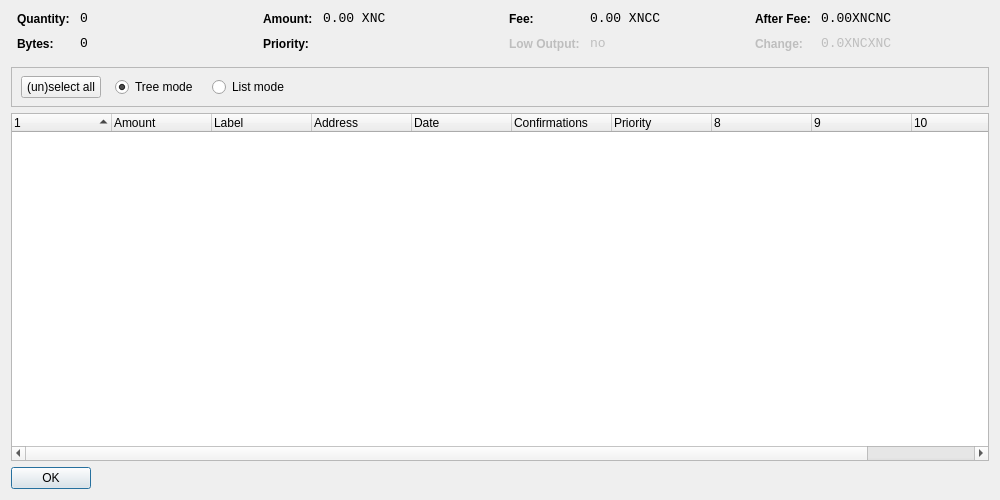
<?xml version="1.0" encoding="UTF-8"?>
<ui version="4.0">
 <class>CoinControlDialog</class>
 <widget class="QDialog" name="CoinControlDialog">
  <property name="geometry">
   <rect>
    <x>0</x>
    <y>0</y>
    <width>1000</width>
    <height>500</height>
   </rect>
  </property>
  <property name="windowTitle">
   <string>Coin Control</string>
  </property>
  <layout class="QVBoxLayout" name="verticalLayout">
   <item>
    <layout class="QHBoxLayout" name="horizontalLayoutTop" stretch="0,0,0,0">
     <property name="topMargin">
      <number>0</number>
     </property>
     <property name="bottomMargin">
      <number>10</number>
     </property>
     <item>
      <layout class="QFormLayout" name="formLayoutCoinControl1">
       <property name="horizontalSpacing">
        <number>10</number>
       </property>
       <property name="verticalSpacing">
        <number>10</number>
       </property>
       <property name="leftMargin">
        <number>6</number>
       </property>
       <property name="rightMargin">
        <number>6</number>
       </property>
       <item row="0" column="0">
        <widget class="QLabel" name="labelCoinControlQuantityText">
         <property name="styleSheet">
          <string notr="true">font-weight:bold;</string>
         </property>
         <property name="text">
          <string>Quantity:</string>
         </property>
        </widget>
       </item>
       <item row="0" column="1">
        <widget class="QLabel" name="labelCoinControlQuantity">
         <property name="font">
          <font>
           <family>Monospace</family>
           <pointsize>10</pointsize>
          </font>
         </property>
         <property name="cursor">
          <cursorShape>IBeamCursor</cursorShape>
         </property>
         <property name="contextMenuPolicy">
          <enum>Qt::ActionsContextMenu</enum>
         </property>
         <property name="text">
          <string notr="true">0</string>
         </property>
         <property name="textInteractionFlags">
          <set>Qt::LinksAccessibleByMouse|Qt::TextSelectableByKeyboard|Qt::TextSelectableByMouse</set>
         </property>
        </widget>
       </item>
       <item row="1" column="0">
        <widget class="QLabel" name="labelCoinControlBytesText">
         <property name="styleSheet">
          <string notr="true">font-weight:bold;</string>
         </property>
         <property name="text">
          <string>Bytes:</string>
         </property>
        </widget>
       </item>
       <item row="1" column="1">
        <widget class="QLabel" name="labelCoinControlBytes">
         <property name="font">
          <font>
           <family>Monospace</family>
           <pointsize>10</pointsize>
          </font>
         </property>
         <property name="cursor">
          <cursorShape>IBeamCursor</cursorShape>
         </property>
         <property name="contextMenuPolicy">
          <enum>Qt::ActionsContextMenu</enum>
         </property>
         <property name="text">
          <string notr="true">0</string>
         </property>
         <property name="textInteractionFlags">
          <set>Qt::LinksAccessibleByMouse|Qt::TextSelectableByKeyboard|Qt::TextSelectableByMouse</set>
         </property>
        </widget>
       </item>
      </layout>
     </item>
     <item>
      <layout class="QFormLayout" name="formLayoutCoinControl2">
       <property name="horizontalSpacing">
        <number>10</number>
       </property>
       <property name="verticalSpacing">
        <number>10</number>
       </property>
       <property name="leftMargin">
        <number>6</number>
       </property>
       <property name="rightMargin">
        <number>6</number>
       </property>
       <item row="0" column="0">
        <widget class="QLabel" name="labelCoinControlAmountText">
         <property name="styleSheet">
          <string notr="true">font-weight:bold;</string>
         </property>
         <property name="text">
          <string>Amount:</string>
         </property>
        </widget>
       </item>
       <item row="0" column="1">
        <widget class="QLabel" name="labelCoinControlAmount">
         <property name="font">
          <font>
           <family>Monospace</family>
           <pointsize>10</pointsize>
          </font>
         </property>
         <property name="cursor">
          <cursorShape>IBeamCursor</cursorShape>
         </property>
         <property name="contextMenuPolicy">
          <enum>Qt::ActionsContextMenu</enum>
         </property>
         <property name="text">
          <string notr="true">0.00 XNC</string>
         </property>
         <property name="textInteractionFlags">
          <set>Qt::LinksAccessibleByMouse|Qt::TextSelectableByKeyboard|Qt::TextSelectableByMouse</set>
         </property>
        </widget>
       </item>
       <item row="1" column="0">
        <widget class="QLabel" name="labelCoinControlPriorityText">
         <property name="styleSheet">
          <string notr="true">font-weight:bold;</string>
         </property>
         <property name="text">
          <string>Priority:</string>
         </property>
        </widget>
       </item>
       <item row="1" column="1">
        <widget class="QLabel" name="labelCoinControlPriority">
         <property name="font">
          <font>
           <family>Monospace</family>
           <pointsize>10</pointsize>
          </font>
         </property>
         <property name="cursor">
          <cursorShape>IBeamCursor</cursorShape>
         </property>
         <property name="contextMenuPolicy">
          <enum>Qt::ActionsContextMenu</enum>
         </property>
         <property name="text">
          <string/>
         </property>
         <property name="textInteractionFlags">
          <set>Qt::LinksAccessibleByMouse|Qt::TextSelectableByKeyboard|Qt::TextSelectableByMouse</set>
         </property>
        </widget>
       </item>
      </layout>
     </item>
     <item>
      <layout class="QFormLayout" name="formLayoutCoinControl3">
       <property name="horizontalSpacing">
        <number>10</number>
       </property>
       <property name="verticalSpacing">
        <number>10</number>
       </property>
       <property name="leftMargin">
        <number>6</number>
       </property>
       <property name="rightMargin">
        <number>6</number>
       </property>
       <item row="0" column="0">
        <widget class="QLabel" name="labelCoinControlFeeText">
         <property name="styleSheet">
          <string notr="true">font-weight:bold;</string>
         </property>
         <property name="text">
          <string>Fee:</string>
         </property>
        </widget>
       </item>
       <item row="0" column="1">
        <widget class="QLabel" name="labelCoinControlFee">
         <property name="font">
          <font>
           <family>Monospace</family>
           <pointsize>10</pointsize>
          </font>
         </property>
         <property name="cursor">
          <cursorShape>IBeamCursor</cursorShape>
         </property>
         <property name="contextMenuPolicy">
          <enum>Qt::ActionsContextMenu</enum>
         </property>
         <property name="text">
          <string notr="true">0.00 XNCC</string>
         </property>
         <property name="textInteractionFlags">
          <set>Qt::LinksAccessibleByMouse|Qt::TextSelectableByKeyboard|Qt::TextSelectableByMouse</set>
         </property>
        </widget>
       </item>
       <item row="1" column="0">
        <widget class="QLabel" name="labelCoinControlLowOutputText">
         <property name="enabled">
          <bool>false</bool>
         </property>
         <property name="styleSheet">
          <string notr="true">font-weight:bold;</string>
         </property>
         <property name="text">
          <string>Low Output:</string>
         </property>
        </widget>
       </item>
       <item row="1" column="1">
        <widget class="QLabel" name="labelCoinControlLowOutput">
         <property name="enabled">
          <bool>false</bool>
         </property>
         <property name="font">
          <font>
           <family>Monospace</family>
           <pointsize>10</pointsize>
          </font>
         </property>
         <property name="cursor">
          <cursorShape>IBeamCursor</cursorShape>
         </property>
         <property name="contextMenuPolicy">
          <enum>Qt::ActionsContextMenu</enum>
         </property>
         <property name="text">
          <string notr="true">no</string>
         </property>
         <property name="textInteractionFlags">
          <set>Qt::LinksAccessibleByMouse|Qt::TextSelectableByKeyboard|Qt::TextSelectableByMouse</set>
         </property>
        </widget>
       </item>
      </layout>
     </item>
     <item>
      <layout class="QFormLayout" name="formLayoutCoinControl4">
       <property name="horizontalSpacing">
        <number>10</number>
       </property>
       <property name="verticalSpacing">
        <number>10</number>
       </property>
       <property name="leftMargin">
        <number>6</number>
       </property>
       <property name="rightMargin">
        <number>6</number>
       </property>
       <item row="0" column="0">
        <widget class="QLabel" name="labelCoinControlAfterFeeText">
         <property name="styleSheet">
          <string notr="true">font-weight:bold;</string>
         </property>
         <property name="text">
          <string>After Fee:</string>
         </property>
        </widget>
       </item>
       <item row="0" column="1">
        <widget class="QLabel" name="labelCoinControlAfterFee">
         <property name="font">
          <font>
           <family>Monospace</family>
           <pointsize>10</pointsize>
          </font>
         </property>
         <property name="cursor">
          <cursorShape>IBeamCursor</cursorShape>
         </property>
         <property name="contextMenuPolicy">
          <enum>Qt::ActionsContextMenu</enum>
         </property>
         <property name="text">
          <string notr="true">0.00XNCNC</string>
         </property>
         <property name="textInteractionFlags">
          <set>Qt::LinksAccessibleByMouse|Qt::TextSelectableByKeyboard|Qt::TextSelectableByMouse</set>
         </property>
        </widget>
       </item>
       <item row="1" column="0">
        <widget class="QLabel" name="labelCoinControlChangeText">
         <property name="enabled">
          <bool>false</bool>
         </property>
         <property name="styleSheet">
          <string notr="true">font-weight:bold;</string>
         </property>
         <property name="text">
          <string>Change:</string>
         </property>
        </widget>
       </item>
       <item row="1" column="1">
        <widget class="QLabel" name="labelCoinControlChange">
         <property name="enabled">
          <bool>false</bool>
         </property>
         <property name="font">
          <font>
           <family>Monospace</family>
           <pointsize>10</pointsize>
          </font>
         </property>
         <property name="cursor">
          <cursorShape>IBeamCursor</cursorShape>
         </property>
         <property name="contextMenuPolicy">
          <enum>Qt::ActionsContextMenu</enum>
         </property>
         <property name="text">
          <string notr="true">0.0XNCXNC</string>
         </property>
         <property name="textInteractionFlags">
          <set>Qt::LinksAccessibleByMouse|Qt::TextSelectableByKeyboard|Qt::TextSelectableByMouse</set>
         </property>
        </widget>
       </item>
      </layout>
     </item>
    </layout>
   </item>
   <item>
    <widget class="QFrame" name="frame">
     <property name="minimumSize">
      <size>
       <width>0</width>
       <height>40</height>
      </size>
     </property>
     <property name="frameShape">
      <enum>QFrame::StyledPanel</enum>
     </property>
     <property name="frameShadow">
      <enum>QFrame::Sunken</enum>
     </property>
     <widget class="QWidget" name="horizontalLayoutWidget">
      <property name="geometry">
       <rect>
        <x>10</x>
        <y>0</y>
        <width>781</width>
        <height>41</height>
       </rect>
      </property>
      <layout class="QHBoxLayout" name="horizontalLayoutPanel" stretch="0,0,0,0,0">
       <property name="spacing">
        <number>14</number>
       </property>
       <item>
        <widget class="QPushButton" name="pushButtonSelectAll">
         <property name="sizePolicy">
          <sizepolicy hsizetype="Maximum" vsizetype="Fixed">
           <horstretch>0</horstretch>
           <verstretch>0</verstretch>
          </sizepolicy>
         </property>
         <property name="text">
          <string>(un)select all</string>
         </property>
        </widget>
       </item>
       <item>
        <widget class="QRadioButton" name="radioTreeMode">
         <property name="sizePolicy">
          <sizepolicy hsizetype="Maximum" vsizetype="Fixed">
           <horstretch>0</horstretch>
           <verstretch>0</verstretch>
          </sizepolicy>
         </property>
         <property name="text">
          <string>Tree mode</string>
         </property>
         <property name="checked">
          <bool>true</bool>
         </property>
        </widget>
       </item>
       <item>
        <widget class="QRadioButton" name="radioListMode">
         <property name="sizePolicy">
          <sizepolicy hsizetype="Maximum" vsizetype="Fixed">
           <horstretch>0</horstretch>
           <verstretch>0</verstretch>
          </sizepolicy>
         </property>
         <property name="text">
          <string>List mode</string>
         </property>
        </widget>
       </item>
       <item>
        <spacer name="horizontalSpacer">
         <property name="orientation">
          <enum>Qt::Horizontal</enum>
         </property>
         <property name="sizeHint" stdset="0">
          <size>
           <width>40</width>
           <height>20</height>
          </size>
         </property>
        </spacer>
       </item>
      </layout>
     </widget>
    </widget>
   </item>
   <item>
    <widget class="CoinControlTreeWidget" name="treeWidget">
     <property name="contextMenuPolicy">
      <enum>Qt::CustomContextMenu</enum>
     </property>
     <property name="sortingEnabled">
      <bool>false</bool>
     </property>
     <property name="columnCount">
      <number>11</number>
     </property>
     <attribute name="headerShowSortIndicator" stdset="0">
      <bool>true</bool>
     </attribute>
     <attribute name="headerStretchLastSection">
      <bool>false</bool>
     </attribute>
     <column>
      <property name="text">
       <string/>
      </property>
     </column>
     <column>
      <property name="text">
       <string>Amount</string>
      </property>
     </column>
     <column>
      <property name="text">
       <string>Label</string>
      </property>
     </column>
     <column>
      <property name="text">
       <string>Address</string>
      </property>
     </column>
     <column>
      <property name="text">
       <string>Date</string>
      </property>
     </column>
     <column>
      <property name="text">
       <string>Confirmations</string>
      </property>
      <property name="toolTip">
       <string>Confirmed</string>
      </property>
     </column>
     <column>
      <property name="text">
       <string>Priority</string>
      </property>
     </column>
     <column>
      <property name="text">
       <string/>
      </property>
     </column>
     <column>
      <property name="text">
       <string/>
      </property>
     </column>
     <column>
      <property name="text">
       <string/>
      </property>
     </column>
     <column>
      <property name="text">
       <string/>
      </property>
     </column>
    </widget>
   </item>
   <item>
    <widget class="QDialogButtonBox" name="buttonBox">
     <property name="sizePolicy">
      <sizepolicy hsizetype="Maximum" vsizetype="Fixed">
       <horstretch>0</horstretch>
       <verstretch>0</verstretch>
      </sizepolicy>
     </property>
     <property name="orientation">
      <enum>Qt::Horizontal</enum>
     </property>
     <property name="standardButtons">
      <set>QDialogButtonBox::Ok</set>
     </property>
    </widget>
   </item>
  </layout>
 </widget>
 <customwidgets>
  <customwidget>
   <class>CoinControlTreeWidget</class>
   <extends>QTreeWidget</extends>
   <header>coincontroltreewidget.h</header>
  </customwidget>
 </customwidgets>
 <resources/>
 <connections/>
</ui>
